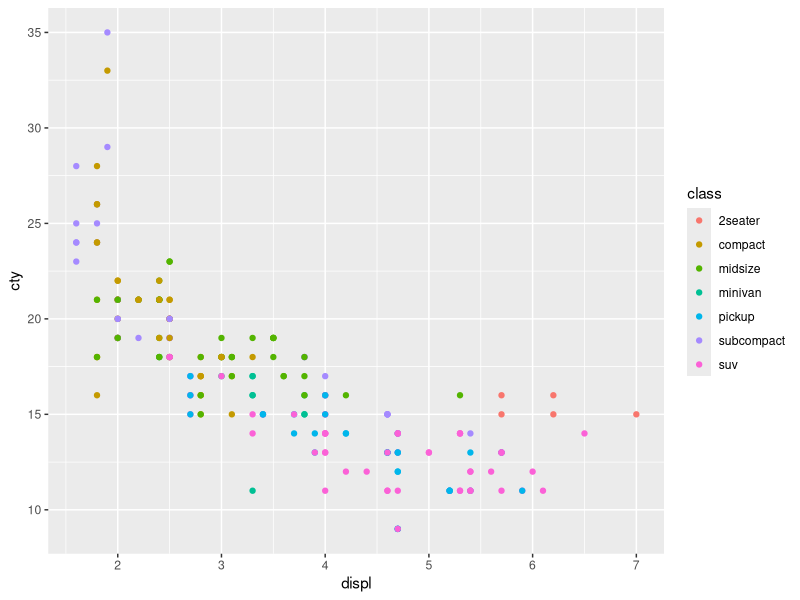
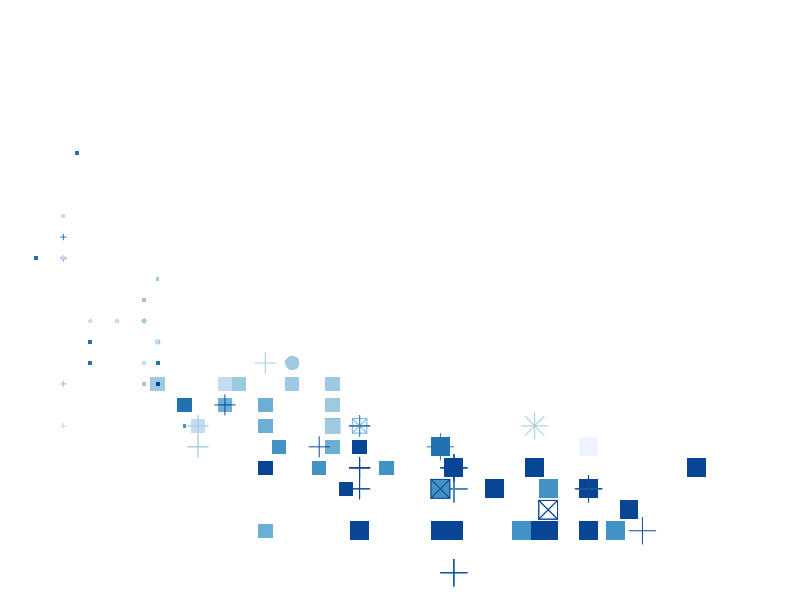
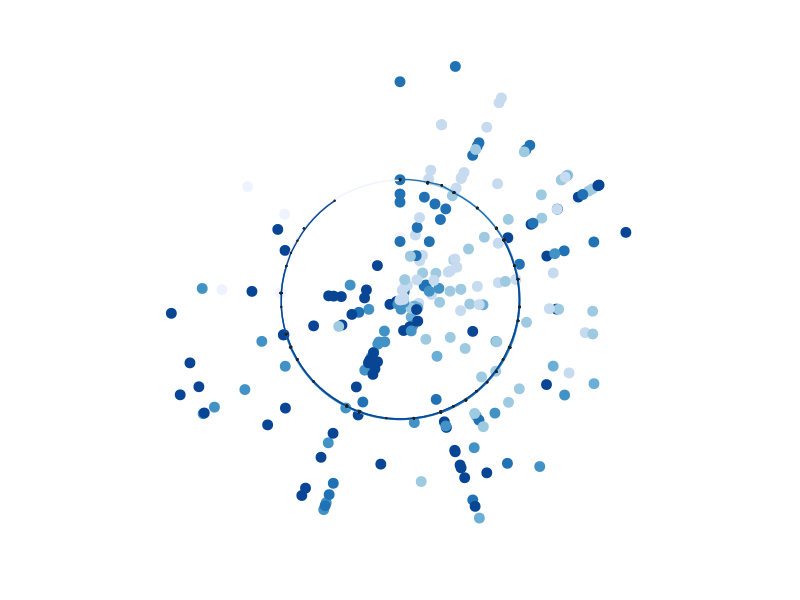

Here is the R script that generated these plots, in order:
## ---- chunk 1
# load in packages
library(ggplot2)
library(tibble)
## ---- chunk 2
# inspect mpg data
mpg
## ---- chunk 3
mpg %>% # call our data and pipe it into ggplot
  ggplot(aes(displ, cty, colour = class)) + # 
  geom_point()
## ---- chunk 4
mpg %>% 
  ggplot(aes(displ, cty, colour = class, size = cyl, shape = trans)) + 
  geom_point(show.legend = FALSE) + 
  theme_void() + 
  scale_color_brewer()
## ---- chunk 5
mpg |>
  ggplot(aes(displ, hwy, colour = class)) + 
  geom_jitter(show.legend = FALSE, size = 3, width = 0, height = 1000) + 
  geom_line(show.legend = FALSE)+
  geom_jitter(show.legend = FALSE, size = 0.2, colour = "#222222", width = 0) + 
  coord_polar() + 
  theme_void() + 
  scale_color_brewer()
